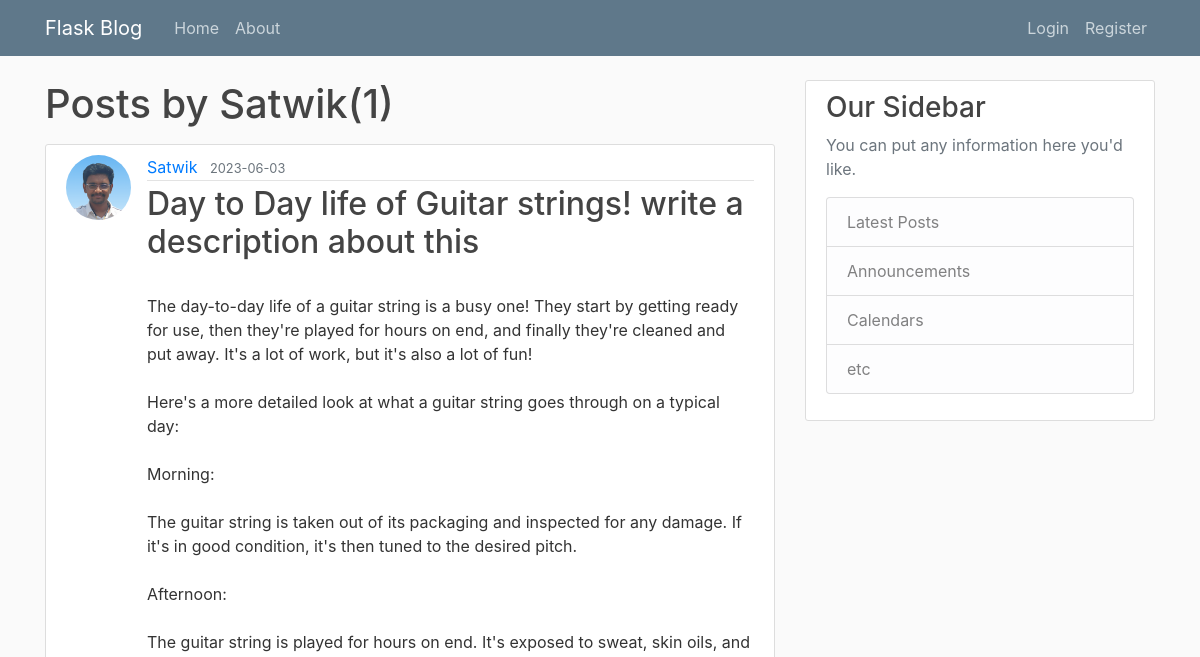
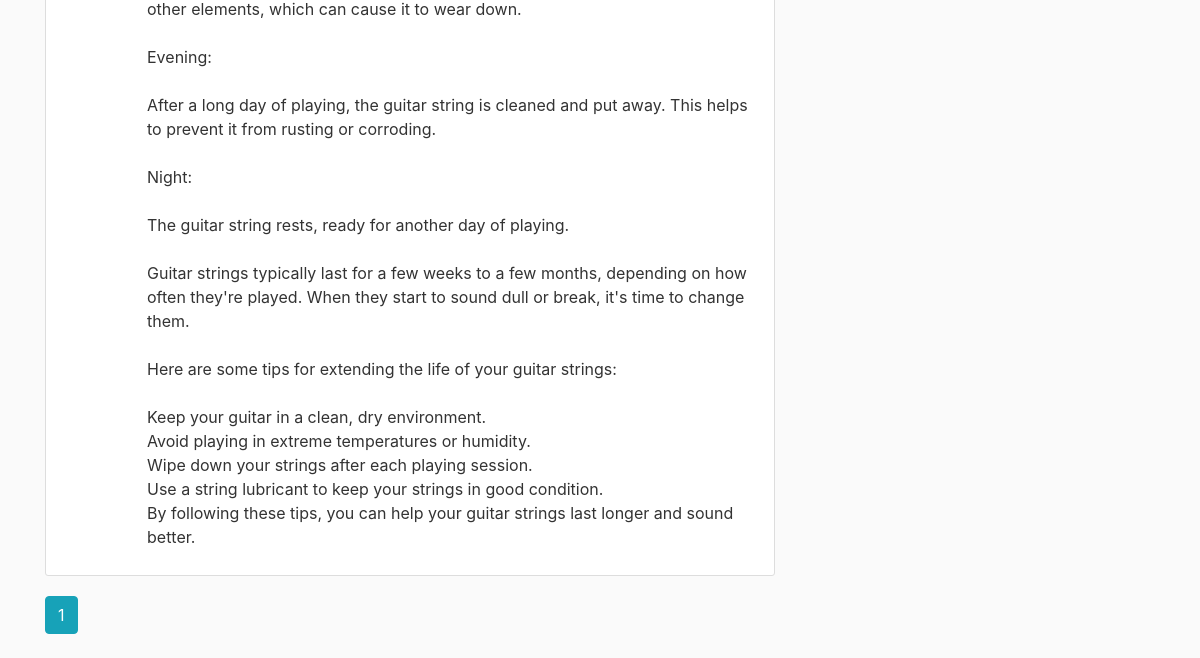
The page /user/Satwik on the database as committed earlier (2 pictures, top to bottom).
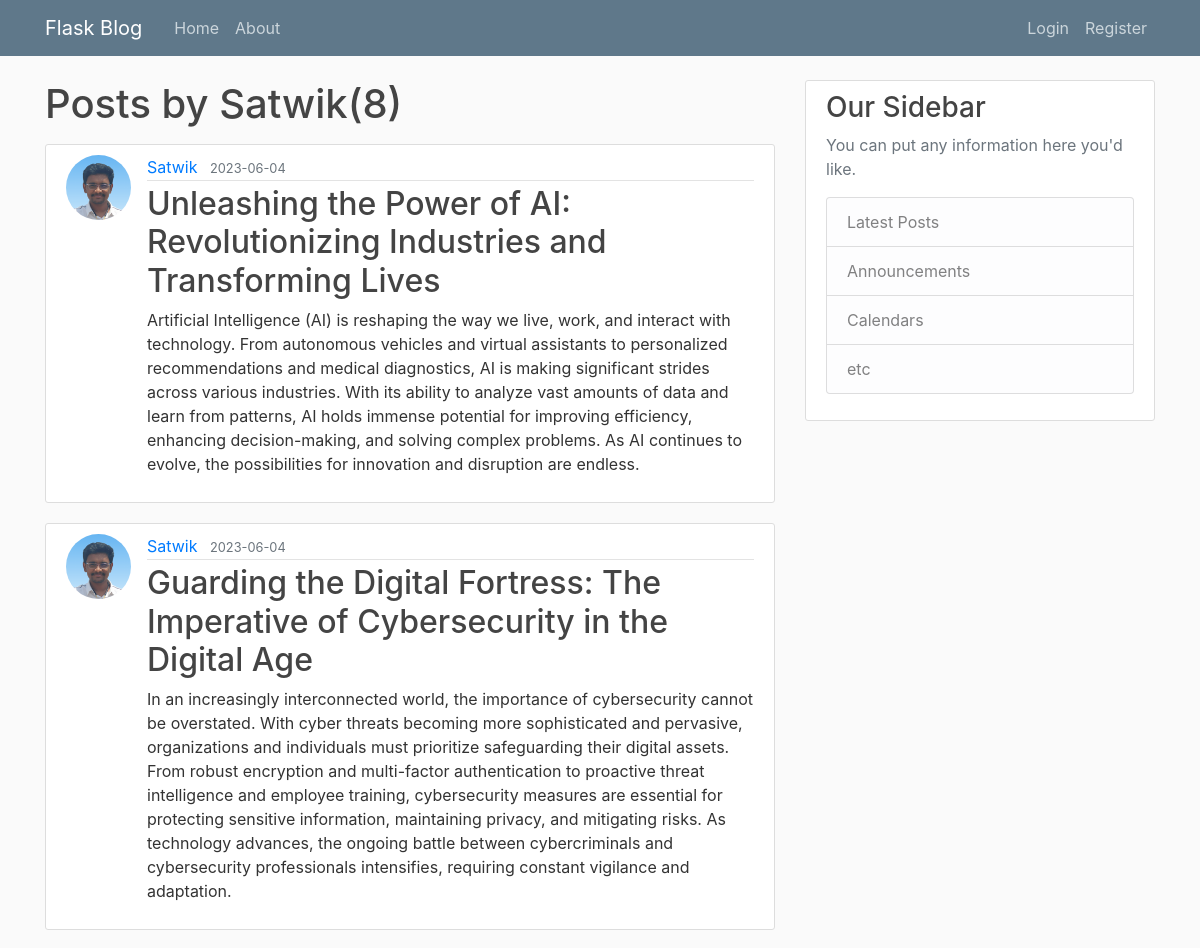
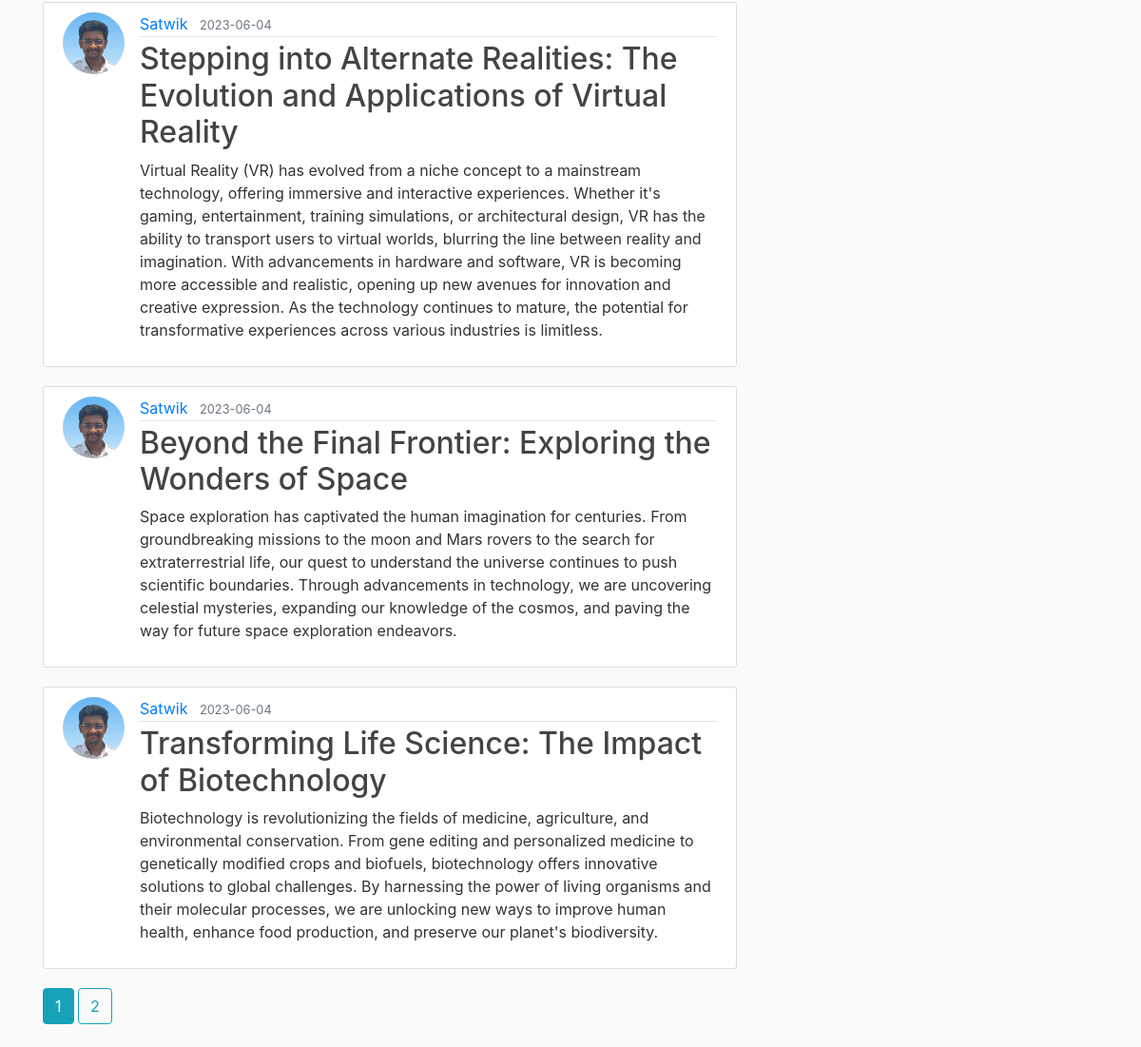
The same page on the database as committed later (2 pictures, top to bottom).
### flaskblog/models.py (models this page shows, shortened)
class User(db.Model, UserMixin):
    id = db.Column(db.Integer, primary_key=True)
    username = db.Column(db.String(20),unique=True,nullable=False)
    email=db.Column(db.String(120),unique=True,nullable=False)
    image_file = db.Column(db.String(20),nullable=False,default='default.jpg')
    password=db.Column(db.String(60),nullable=False)
    posts = db.relationship('Post',backref='author',lazy=True)

class Post(db.Model):
    id = db.Column(db.Integer, primary_key=True)
    title = db.Column(db.String(100),nullable=False)
    date_posted = db.Column(db.DateTime,nullable=False,default=datetime.utcnow())
    content = db.Column(db.Text,nullable=False)
    user_id = db.Column(db.Integer,db.ForeignKey('user.id'),nullable=False)

### flaskblog/routes.py (the view)
@app.route("/user/<string:username>")
def user_posts(username):
    page = request.args.get('page',1,type=int)
    user = User.query.filter_by(username = username).first_or_404()
    posts = Post.query.filter_by(author = user).order_by(Post.date_posted.desc()).paginate(page = page , per_page = 5)
    return render_template('user_post.html',user = user, posts = posts)

### flaskblog/templates/user_post.html
{% extends 'layout.html' %}
{% block hehe %}
<h1 class = "mb-3">Posts by {{ user.username }}({{ posts.total }})</h1>
{% for post in posts.items %}
<article class="media content-section">
    <img src="{{url_for('static',filename = 'pictures/' + post.author.image_file)}}" alt="" class="rounded-circle article-img">
    <div class="media-body">
        <div class="article-metadata">
            <a class="mr-2" href="{{url_for('user_posts',username = post.author.username)}}">{{ post.author.username }}</a>
            <small class="text-muted">{{ post.date_posted.strftime('%Y-%m-%d')}}</small>
        </div>
        <h2><a class="article-title" href="{{url_for('post',post_id=post.id)}}">{{ post.title }}</a></h2>
        <p class="article-content">{{ post.content }}</p>
    </div>
</article>
{% endfor %}
{% for page_num in posts.iter_pages(left_edge = 1, right_edge = 1, left_current=1,right_current =1) %}
    {% if page_num %}
        {% if posts.page == page_num %}
        <a href="{{ url_for('user_posts',username = user.username,page = page_num)}}" class = "btn btn-info mb-4">{{ page_num }}</a>
        {% else %}
        <a href="{{ url_for('user_posts', username = user.username, page = page_num)}}" class = "btn btn-outline-info mb-4">{{ page_num }}</a>
        {% endif %}
    {% else %}
        ...
    {% endif %}
{% endfor %}
{% endblock hehe%}

### flaskblog/templates/layout.html (shortened to what this page needs)
<!DOCTYPE html>
<html lang="en">
<head>
    <link rel="stylesheet" href="https://cdn.jsdelivr.net/npm/bootstrap@4.3.1/dist/css/bootstrap.min.css"
>
    <link rel="stylesheet" href="{{url_for('static',filename = 'main.css')}}">
</head>
<body>
    <header class="site-header">
        <nav class="navbar navbar-expand-md navbar-dark bg-steel fixed-top">
            <div class="container">
                <a class="navbar-brand mr-4" href="/">Flask Blog</a>
                <div class="collapse navbar-collapse" id="navbarToggle">
                    <div class="navbar-nav mr-auto">
                        <a class="nav-item nav-link" href="{{url_for('home')}}">Home</a>
                        <a class="nav-item nav-link" href="{{url_for('about')}}">About</a>
                    </div>
                    <div class="navbar-nav">
                        {% if current_user.is_authenticated %}
                            <a href="{{url_for('new_post')}}" class="nav-item nav-link">New Post</a>
                            <a href="{{url_for('account')}}" class="nav-item nav-link">Account</a>
                            <a href="{{url_for('logout')}}" class="nav-item nav-link">Logout</a>
                        {%else %}
                            <a class="nav-item nav-link" href="{{url_for('login')}}">Login</a>
                            <a class="nav-item nav-link" href="{{url_for('register')}}">Register</a>
                        {% endif %}
                    </div>
                </div>
            </div>
        </nav>
    </header>
    <main role="main" class="container">
        <div class="row">
            <div class="col-md-8">
                {% block hehe %}{% endblock hehe%}
            </div>
            <div class="col-md-4">
                <div class="content-section">
                    <h3>Our Sidebar</h3>
                    <p class='text-muted'>You can put any information here you'd like.
                    <ul class="list-group">
                        <li class="list-group-item list-group-item-light">Latest Posts</li>
                        <li class="list-group-item list-group-item-light">Announcements</li>
                        <li class="list-group-item list-group-item-light">Calendars</li>
                        <li class="list-group-item list-group-item-light">etc</li>
                    </ul>
                    </p>
                </div>
            </div>
        </div>
    </main>
</body>
</html>
</body>
</html>

### flaskblog/static/main.css (style rules this page uses)
body { background: #fafafa; color: #333333; margin-top: 5rem; }
h1, h2, h3, h4, h5, h6 { color: #444444; }
.bg-steel { background-color: #5f788a; }
.site-header .navbar-nav .nav-link { color: #cbd5db; }
.content-section { background: #ffffff; padding: 10px 20px; border: 1px solid #dddddd; border-radius: 3px; margin-bottom: 20px; }
.article-title { color: #444444; }
.article-content { white-space: pre-line; }
.article-img { height: 65px; width: 65px; margin-right: 16px; }
.article-metadata { padding-bottom: 1px; margin-bottom: 4px; border-bottom: 1px solid #e3e3e3 }

Rows that differ between the two databases and show on the page:
no longer on this page (row edited): Post: image_file (picture), author.username "Satwik", date_posted "2023-06-03", title "Day to Day life of Guitar strings! write a description about this", content "The day-to-day life of a guitar string is a busy one! They start by getting ready for use, then they're played for hours on end, and finally they're cleaned and put away. It's a lot of work, but it's also a lot of fun! Here's a more detailed look at what a guitar string goes through on a typical day: Morning: The guitar string is taken out of its packaging and inspected for any damage. If it's in good condition, it's then tuned to the desired pitch. Afternoon: The guitar string is played for hours on end. It's exposed to sweat, skin oils, and other elements, which can cause it to wear down. Evening: After a long day of playing, the guitar string is cleaned and put away. This helps to…"
added Post: image_file (picture), author.username "Satwik", date_posted "2023-06-04", title "Unleashing the Power of AI: Revolutionizing Industries and Transforming Lives", content "Artificial Intelligence (AI) is reshaping the way we live, work, and interact with technology. From autonomous vehicles and virtual assistants to personalized recommendations and medical diagnostics, AI is making significant strides across various industries. With its ability to analyze vast amounts of data and learn from patterns, AI holds immense potential for improving efficiency, enhancing decision-making, and solving complex problems. As AI continues to evolve, the possibilities for innovation and disruption are endless."
added Post: image_file (picture), author.username "Satwik", date_posted "2023-06-04", title "Guarding the Digital Fortress: The Imperative of Cybersecurity in the Digital Age", content "In an increasingly interconnected world, the importance of cybersecurity cannot be overstated. With cyber threats becoming more sophisticated and pervasive, organizations and individuals must prioritize safeguarding their digital assets. From robust encryption and multi-factor authentication to proactive threat intelligence and employee training, cybersecurity measures are essential for protecting sensitive information, maintaining privacy, and mitigating risks. As technology advances, the ongoing battle between cybercriminals and cybersecurity professionals intensifies, requiring constant vigilance and adaptation."
added Post: image_file (picture), author.username "Satwik", date_posted "2023-06-04", title "Stepping into Alternate Realities: The Evolution and Applications of Virtual Reality", content "Virtual Reality (VR) has evolved from a niche concept to a mainstream technology, offering immersive and interactive experiences. Whether it's gaming, entertainment, training simulations, or architectural design, VR has the ability to transport users to virtual worlds, blurring the line between reality and imagination. With advancements in hardware and software, VR is becoming more accessible and realistic, opening up new avenues for innovation and creative expression. As the technology continues to mature, the potential for transformative experiences across various industries is limitless."
added Post: image_file (picture), author.username "Satwik", date_posted "2023-06-04", title "Beyond the Final Frontier: Exploring the Wonders of Space", content "Space exploration has captivated the human imagination for centuries. From groundbreaking missions to the moon and Mars rovers to the search for extraterrestrial life, our quest to understand the universe continues to push scientific boundaries. Through advancements in technology, we are uncovering celestial mysteries, expanding our knowledge of the cosmos, and paving the way for future space exploration endeavors."
added Post: image_file (picture), author.username "Satwik", date_posted "2023-06-04", title "Transforming Life Science: The Impact of Biotechnology", content "Biotechnology is revolutionizing the fields of medicine, agriculture, and environmental conservation. From gene editing and personalized medicine to genetically modified crops and biofuels, biotechnology offers innovative solutions to global challenges. By harnessing the power of living organisms and their molecular processes, we are unlocking new ways to improve human health, enhance food production, and preserve our planet's biodiversity."
Other text that changed with them:
{{ posts.total }}: "1" → "8"
new list line: "2"
